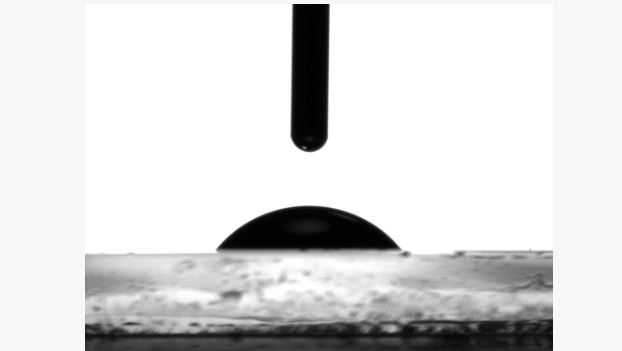
#> input picture data/samples/sessile_3.jpeg, 622 x 351 px
$ python -i sessile_detection.py   (imports and definitions only)
#> lines starting #> are read from the running program, lines starting #| are printed output that depends on the picture; after the words box and inside, x2 and y2 are one past the last pixel; in counts of white or black regions, pixels touching at a corner belong together
#> further down, picture is the input picture: shape (351, 622, 3); min 0, max 255, mean 218.8
"""Shared image helpers for sessile drop auto-detection."""

from __future__ import annotations

from dataclasses import dataclass
from typing import Any

import cv2
import numpy as np

from menipy.common.geometry import find_contact_points_from_contour
from menipy.models.geometry import SubstrateProfile

NeedleShaftResult = tuple[tuple[int, int, int, int] | None, float, int | None]

@dataclass
class SessileDropDetection:
    """Detected sessile contour, contact points, and preview mask."""

    contour: np.ndarray | None
    contact_points: tuple[tuple[int, int], tuple[int, int]] | None
    confidence: float
    binary_mask: np.ndarray | None = None
    solidity: float | None = None
    fill_ratio: float | None = None


def _center_run(row: np.ndarray, center_x: int) -> tuple[int, int] | None:
    """Return the foreground run containing, or nearest to, the image center."""
    indices = np.flatnonzero(row)
    if indices.size == 0:
        return None
    # Sorted unique indices form one run exactly when their span equals their count.
    if int(indices[-1]) - int(indices[0]) + 1 == indices.size:
        return int(indices[0]), int(indices[-1])
    splits = np.flatnonzero(np.diff(indices) > 1) + 1
    runs = np.split(indices, splits)
    best = min(
        runs,
        key=lambda run: 0.0
        if int(run[0]) <= center_x <= int(run[-1])
        else min(abs(int(run[0]) - center_x), abs(int(run[-1]) - center_x)),
    )
    return int(best[0]), int(best[-1])


def detect_sessile_needle_shaft(
    image: np.ndarray, *, substrate_y: int | None = None
) -> tuple[tuple[int, int, int, int] | None, float, int | None]:
    """Find a centered top shaft and its first stable lateral expansion."""
    gray = ensure_gray_image(image)
    height, width = gray.shape[:2]
    blur = cv2.GaussianBlur(gray, (5, 5), 0)
    _, mask = cv2.threshold(
        blur, 0, 255, cv2.THRESH_BINARY_INV + cv2.THRESH_OTSU
    )
    limit = int(substrate_y) if substrate_y is not None else int(height * 0.8)
    center_x = width // 2
    samples: list[tuple[int, int, int]] = []
    for y in range(max(1, min(limit, height))):
        run = _center_run(mask[y], center_x)
        if run is not None:
            samples.append((y, run[0], run[1]))
    if not samples:
        return None, 0.0, None

    top_limit = max(12, min(limit // 3, 80))
    top = [sample for sample in samples if sample[0] < top_limit]
    if len(top) < 8:
        return None, 0.0, None
    widths = np.asarray([right - left + 1 for _, left, right in top], dtype=float)
    shaft_width = float(np.median(widths))
    if shaft_width < 2 or shaft_width > width * 0.2:
        return None, 0.0, None

    expansion_threshold = max(shaft_width * 1.45, shaft_width + 8.0)
    expanded = 0
    expansion_y = None
    previous_y = None
    shaft_end_y = samples[-1][0]
    for y, left, right in samples:
        if y < top_limit:
            previous_y = y
            continue
        if previous_y is not None and y > previous_y + 1:
            shaft_end_y = previous_y
            break
        previous_y = y
        if (right - left + 1) >= expansion_threshold:
            expanded += 1
            if expanded >= 5:
                expansion_y = y - 4
                break
        else:
            expanded = 0

    shaft_samples = [
        sample
        for sample in samples
        if sample[0] <= shaft_end_y
        and (expansion_y is None or sample[0] < expansion_y)
    ]
    left = int(round(np.median([sample[1] for sample in shaft_samples])))
    right = int(round(np.median([sample[2] for sample in shaft_samples])))
    bottom = expansion_y if expansion_y is not None else shaft_samples[-1][0] + 1
    rect = (left, 0, max(1, right - left + 1), max(1, int(bottom)))
    width_cv = float(np.std(widths) / max(shaft_width, 1.0))
    # A needle can be deliberately off-centre or start below a cropped image
    # border. Edge stability, not placement in the camera frame, is evidence.
    confidence = float(np.clip(1.0 - width_cv, 0.0, 1.0))
    return rect, confidence, expansion_y


# Row-mask band that cuts above the baseline, detaching the drop from a
# substrate rendered as dark as the drop itself.
_SUBSTRATE_DETACH_BAND_PX = -4


def _dedupe_bands(*bands: int) -> list[int]:
    """Return the given row-mask bands in order, without repeats.

    Parameters
    ----------
    *bands : int
        Candidate ``contact_band_px`` offsets.

    Returns
    -------
    list of int
        The distinct offsets, first occurrence order preserved.
    """
    seen: list[int] = []
    for band in bands:
        if band not in seen:
            seen.append(band)
    return seen


def _segment_sessile_otsu_fallback(
    image: np.ndarray, *, substrate_y: int | None,
    needle_shaft_result: NeedleShaftResult | None = None,
    contact_band_px: int = 5,
) -> np.ndarray:
    """Segment a filled silhouette and detach its top shaft when necessary.

    ``contact_band_px`` places the row mask relative to the baseline, and the
    right choice depends on the substrate's polarity. A positive band keeps the
    contact region the tangent fit needs, which is correct when the substrate is
    brighter than the drop. A negative band cuts above the baseline, which is
    what detaches the drop from a substrate rendered as dark as the drop itself;
    without it the two fuse into one full-width component. Callers that cannot
    tell which applies should try both -- see ``_SUBSTRATE_DETACH_BAND_PX``.
    """
    gray = ensure_gray_image(image)
    blur = cv2.GaussianBlur(gray, (5, 5), 0)
    _, binary = cv2.threshold(
        blur, 0, 255, cv2.THRESH_BINARY_INV + cv2.THRESH_OTSU
    )
    if substrate_y is not None:
        mask_start = min(binary.shape[0], max(0, int(substrate_y) + contact_band_px))
        binary[mask_start:, :] = 0
    if needle_shaft_result is None:
        needle_shaft_result = detect_sessile_needle_shaft(image, substrate_y=substrate_y)
    shaft_rect, _, expansion_y = needle_shaft_result
    if expansion_y is not None:
        # Remove only the physical shaft. Clearing full rows created an
        # artificial horizontal liquid edge whenever a needle entered a drop.
        if shaft_rect is not None:
            x, _, width, _ = shaft_rect
            margin = max(2, int(round(width * 0.15)))
            binary[: int(expansion_y), max(0, x - margin) : min(binary.shape[1], x + width + margin)] = 0
    kernel = np.ones((3, 3), np.uint8)
    binary = cv2.morphologyEx(binary, cv2.MORPH_OPEN, kernel, iterations=1)
    binary = cv2.morphologyEx(binary, cv2.MORPH_CLOSE, kernel, iterations=2)
    return binary


# [29 lines left out: function _ellipse_contacts_at_baseline, not called in this run]


def ensure_gray_image(image: np.ndarray) -> np.ndarray:
    """Return a grayscale image."""
    if len(image.shape) == 3:
        return cv2.cvtColor(image, cv2.COLOR_BGR2GRAY)
    return image.copy()


def enhance_sessile_gray(
    gray: np.ndarray,
    *,
    clahe_clip_limit: float = 2.0,
    clahe_tile_size: tuple[int, int] = (8, 8),
) -> np.ndarray:
    """Apply the contrast enhancement used by sessile auto-detection."""
#> called with clahe_clip_limit = 2, clahe_tile_size = (8, 8)
    clahe = cv2.createCLAHE(clipLimit=clahe_clip_limit, tileGridSize=clahe_tile_size)
    return clahe.apply(gray)
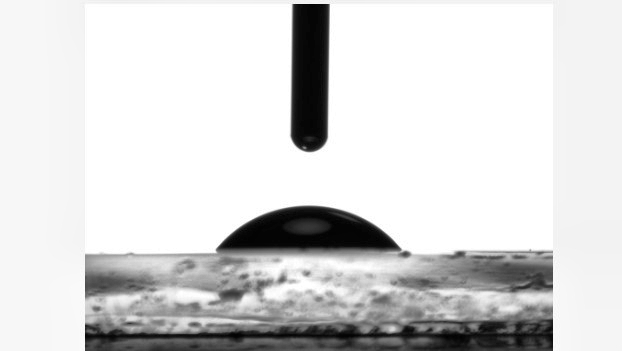
#> returned value: shape (351, 622); min 1, max 255, mean 216.2


# [200 lines that did not run here, left out]


def detect_sessile_substrate_line(
    image: np.ndarray,
    *,
    clahe_clip_limit: float = 2.0,
    clahe_tile_size: tuple[int, int] = (8, 8),
    lower_fraction: float = 0.55,
    upper_fraction: float = 0.90,
    side_margin_fraction: float = 0.08,
) -> tuple[tuple[tuple[int, int], tuple[int, int]] | None, float]:
    """Detect the visible top edge of a sessile substrate band.

    Backwards-compatible wrapper delegating to `detect_sessile_substrate_robust`.
    """
    line, conf, _, _ = detect_sessile_substrate_robust(
        image,
        clahe_clip_limit=clahe_clip_limit,
        clahe_tile_size=clahe_tile_size,
        lower_fraction=lower_fraction,
        upper_fraction=upper_fraction,
        margin_fraction=max(side_margin_fraction, 0.15),
    )
    return line, conf


def _correct_overhanging_contacts(
    contour: np.ndarray,
    contact_points: tuple[tuple[int, int], tuple[int, int]],
    substrate_y: int,
    band_px: float,
    overhang_px: float = 2.0,
) -> tuple[tuple[int, int], tuple[int, int]]:
    """Move contacts to the silhouette's foot where the drop overhangs its base.

    Contacts are first taken as the extreme contour points within a band above
    the baseline. For a drop above 90 degrees that extreme is the bulge, not the
    contact: on exact caps it sat 7, 24 and 31 px outward at 135, 150 and 160
    degrees, and measuring the tangent from there reads the profile curling back
    under the bulge as an acute angle. Where the band extends beyond the foot --
    the contour's lowest row near the baseline -- the foot is the contact.

    Parameters
    ----------
    contour : np.ndarray
        Drop contour, shape (N, 2).
    contact_points : tuple
        Left and right contacts from the band search.
    substrate_y : int
        Baseline row.
    band_px : float
        Height of the band the contacts were searched in.
    overhang_px : float, optional
        Minimum outward excess of the band over the foot to count as overhang.

    Returns
    -------
    tuple
        Contacts, with an overhanging side moved to its foot.
    """
    xy = np.asarray(contour, dtype=float).reshape(-1, 2)
    foot_y = min(float(np.max(xy[:, 1])), float(substrate_y))
    foot = xy[np.abs(xy[:, 1] - foot_y) <= 1.0]
    band = xy[(xy[:, 1] >= float(substrate_y) - band_px) & (xy[:, 1] <= foot_y)]
    if foot.shape[0] < 2 or band.shape[0] < 2:
        return contact_points

    (left_x, left_y), (right_x, right_y) = contact_points
    foot_left, foot_right = float(np.min(foot[:, 0])), float(np.max(foot[:, 0]))
    if float(np.min(band[:, 0])) < foot_left - overhang_px:
        left_x = int(round(foot_left))
    if float(np.max(band[:, 0])) > foot_right + overhang_px:
        right_x = int(round(foot_right))
    return ((left_x, left_y), (right_x, right_y))


def contour_solidity(contour: np.ndarray) -> float:
    """Return the ratio of a contour's area to its convex hull area.

    A sessile cap clipped at a straight baseline is essentially convex, so a
    boundary that dives into the silhouette -- for example where an interior
    segmentation hole breaks through to the exterior -- drops this well below
    one while a clean profile stays near 0.99.

    Parameters
    ----------
    contour : np.ndarray
        OpenCV contour, shaped (N, 1, 2) or (N, 2).

    Returns
    -------
    float
        Solidity in [0, 1]; ``0.0`` when the hull area is degenerate.
    """
    area = float(cv2.contourArea(contour))
    hull_area = float(cv2.contourArea(cv2.convexHull(contour)))
    if hull_area <= 0.0:
        return 0.0
    return float(np.clip(area / hull_area, 0.0, 1.0))


def contour_fill_ratio(contour: np.ndarray, binary: np.ndarray) -> float:
    """Return the fraction of a contour's interior that is actually foreground.

    Adaptive thresholding of a large homogeneous silhouette classifies the
    interior as background, so the enclosed mask is riddled with holes. That is
    invisible to ``cv2.contourArea`` -- which sees only the outer boundary --
    but shows up here as a ratio far below one.

    Parameters
    ----------
    contour : np.ndarray
        OpenCV contour, shaped (N, 1, 2) or (N, 2).
    binary : np.ndarray
        Binary mask the contour was extracted from.

    Returns
    -------
    float
        Fill ratio; ``0.0`` when the contour encloses no area.
    """
    filled = np.zeros(binary.shape[:2], dtype=np.uint8)
    cv2.drawContours(filled, [contour.reshape(-1, 1, 2).astype(np.int32)], -1, 255, -1)
    enclosed = float(np.count_nonzero(filled))
    if enclosed <= 0.0:
        return 0.0
    covered = float(np.count_nonzero(cv2.bitwise_and(filled, binary)))
    return covered / enclosed


def segment_sessile_binary(
    image: np.ndarray,
    *,
    substrate_y: int | None = None,
    clahe_clip_limit: float = 2.0,
    clahe_tile_size: tuple[int, int] = (8, 8),
    adaptive_block_size: int = 21,
    adaptive_c: int = 2,
    contact_band_px: int = 5,
) -> np.ndarray:
    """Segment a sessile image while preserving the contact band."""
    gray = ensure_gray_image(image)
    enhanced = enhance_sessile_gray(
        gray,
        clahe_clip_limit=clahe_clip_limit,
        clahe_tile_size=clahe_tile_size,
    )
    if adaptive_block_size % 2 == 0:
        adaptive_block_size += 1

    blur = cv2.GaussianBlur(enhanced, (5, 5), 0)
    binary = cv2.adaptiveThreshold(
        blur,
        255,
        cv2.ADAPTIVE_THRESH_GAUSSIAN_C,
        cv2.THRESH_BINARY_INV,
        adaptive_block_size,
        adaptive_c,
    )
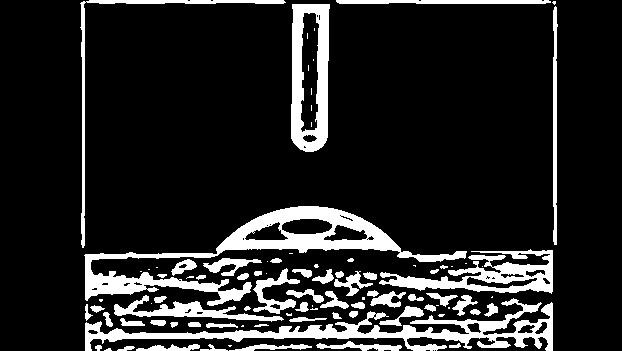
#> binary: shape (351, 622); 14.3% white; 91 white regions (33 under 20 px), largest, box (x1, y1, x2, y2) and area: (84, 206, 467, 306) 7611, (85, 298, 553, 351) 5862, (291, 4, 330, 152) 3509

    if substrate_y is not None:
        mask_start = min(binary.shape[0], max(0, int(substrate_y) + contact_band_px))
        binary[mask_start:, :] = 0

    kernel = np.ones((3, 3), np.uint8)
    binary = cv2.morphologyEx(binary, cv2.MORPH_OPEN, kernel, iterations=2)
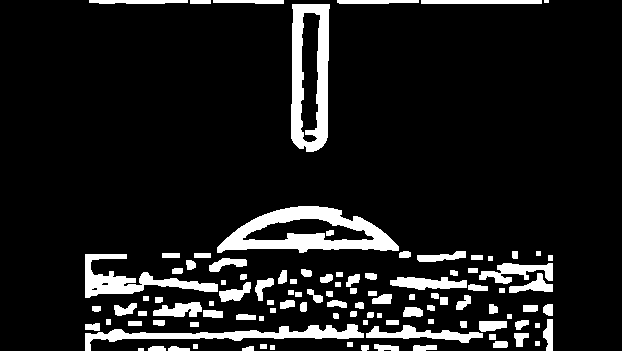
#> binary: shape (351, 622); 10.8% white; 108 white regions (2 under 20 px), largest, box (x1, y1, x2, y2) and area: (217, 206, 399, 253) 3993, (291, 4, 330, 152) 3453, (85, 324, 364, 351) 2212
    binary = cv2.morphologyEx(binary, cv2.MORPH_CLOSE, kernel, iterations=2)
#> binary: shape (351, 622); 11.3% white; 58 white regions
    return binary


def detect_sessile_drop_contour(
    image: np.ndarray,
    *,
    substrate_y: int | None = None,
    needle_rect: tuple[int, int, int, int] | None = None,
    min_area_fraction: float = 0.005,
    min_solidity: float = 0.95,
    substrate_touch_tolerance: int = 15,
    rectangularity_threshold: float = 0.85,
    min_gap_from_needle: int = 40,
    needle_alignment_guard: int = 100,
    clahe_clip_limit: float = 2.0,
    clahe_tile_size: tuple[int, int] = (8, 8),
    adaptive_block_size: int = 21,
    adaptive_c: int = 2,
    contact_band_px: int = 5,
    needle_shaft_result: NeedleShaftResult | None = None,
    roi_rect: tuple[int, int, int, int] | None = None,
) -> SessileDropDetection:
    """Detect a measured sessile drop profile without synthetic closure edges.

    An optional needle_shaft_result must come from the same image and substrate_y.
    Omission retains independent detection; a supplied failed result is reusable.
    """
    binary = segment_sessile_binary(
        image,
        substrate_y=substrate_y,
        clahe_clip_limit=clahe_clip_limit,
        clahe_tile_size=clahe_tile_size,
        adaptive_block_size=adaptive_block_size,
        adaptive_c=adaptive_c,
        contact_band_px=contact_band_px,
    )
    contours, _ = cv2.findContours(binary, cv2.RETR_EXTERNAL, cv2.CHAIN_APPROX_NONE)
#> contours = 58 contours, 5 with area under 20; largest, box (x1, y1, x2, y2) and area: (217, 206, 411, 258) 5468, (291, 4, 330, 152) 5094, (85, 321, 508, 351) 3266, (85, 253, 297, 313) 2856, (468, 255, 553, 293) 1606
#> (the rest of the program and of its run is left out)
